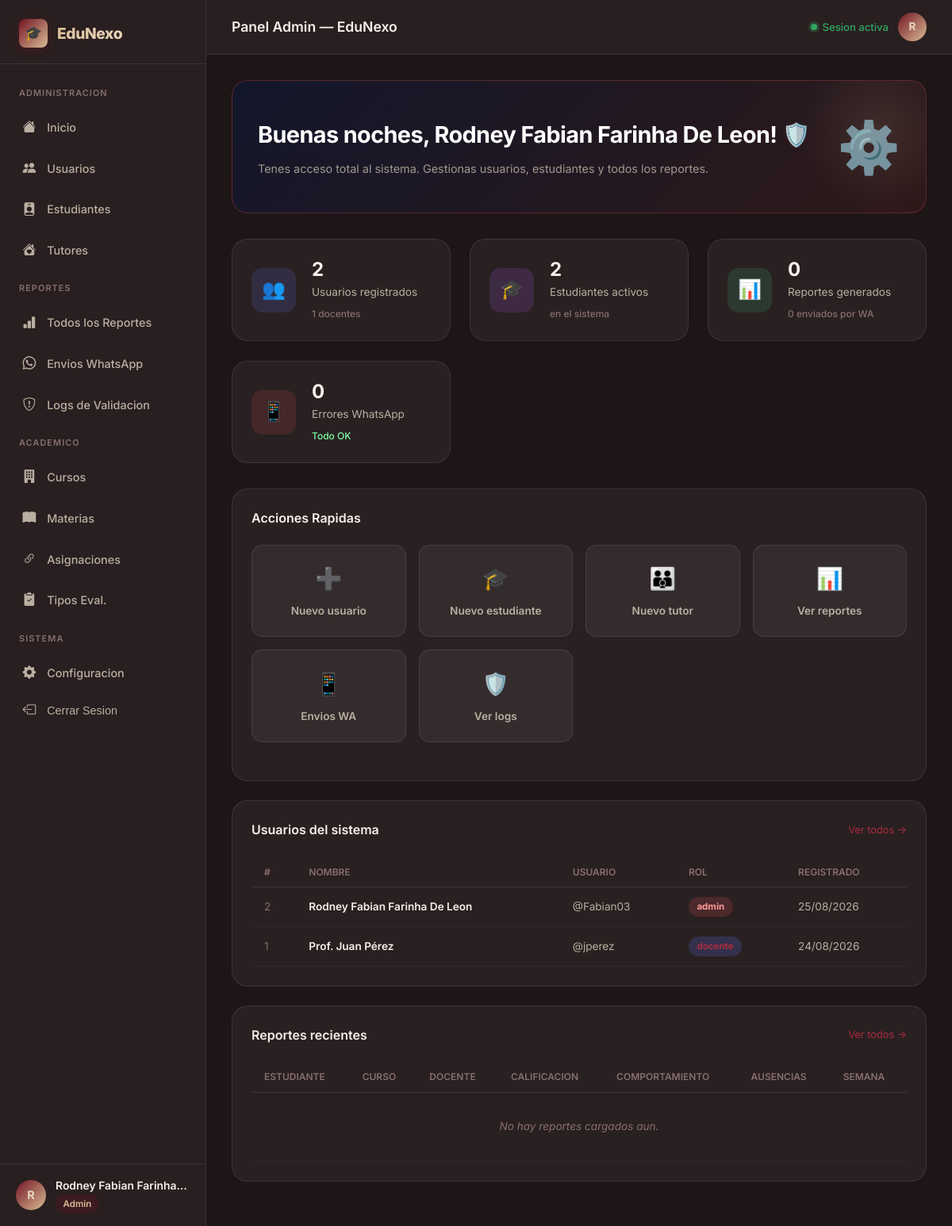
The app's page /dashboard (signed in) with its own data.
### tables this page shows
CREATE TABLE IF NOT EXISTS `usuarios` (
  `id` int NOT NULL AUTO_INCREMENT,
  `nombre` varchar(100) NOT NULL,
  `username` varchar(50) NOT NULL,
  `password` varchar(255) NOT NULL,
  `email` varchar(150) DEFAULT NULL,
  `rol` enum('admin','docente') NOT NULL,
  `created_at` timestamp NULL DEFAULT CURRENT_TIMESTAMP,
  `updated_at` timestamp NULL DEFAULT CURRENT_TIMESTAMP ON UPDATE CURRENT_TIMESTAMP,
  `activo` tinyint(1) DEFAULT '1',
  PRIMARY KEY (`id`),
  UNIQUE KEY `usuario` (`username`)
);

### app/views/dashboard/admin.php (the view, shortened to what this page needs)
<?php
require __DIR__ . '/../layouts/admin_header.php';
$hora    = (int)date('G');
$saludo  = $hora < 12 ? 'Buenos dias' : ($hora < 19 ? 'Buenas tardes' : 'Buenas noches');
?>
<div class="welcome-banner admin-banner">
    <div class="welcome-text">
        <h1><?= $saludo ?>, <?= htmlspecialchars($nombre) ?>! &#128737;&#65039;</h1>
        <p>Tenes acceso total al sistema. Gestionas usuarios, estudiantes y todos los reportes.</p>
    </div>
    <div class="welcome-emoji">&#9881;&#65039;</div>
</div>
<div class="stats-grid">
    <div class="stat-card">
        <div class="stat-icon blue">&#128101;</div>
        <div class="stat-info">
            <div class="stat-value"><?= $stats['total_usuarios'] ?></div>
            <div class="stat-label">Usuarios registrados</div>
            <div class="stat-trend"><?= $stats['total_docentes'] ?> docentes</div>
        </div>
    </div>
    <div class="stat-card">
        <div class="stat-icon purple">&#127891;</div>
        <div class="stat-info">
            <div class="stat-value"><?= $stats['total_estudiantes'] ?></div>
            <div class="stat-label">Estudiantes activos</div>
            <div class="stat-trend">en el sistema</div>
        </div>
    </div>
    <div class="stat-card">
        <div class="stat-icon green">&#128202;</div>
        <div class="stat-info">
            <div class="stat-value"><?= $stats['total_reportes'] ?></div>
            <div class="stat-label">Reportes generados</div>
            <div class="stat-trend"><?= $stats['envios_ok'] ?> enviados por WA</div>
        </div>
    </div>
    <div class="stat-card">
        <div class="stat-icon red">&#128241;</div>
        <div class="stat-info">
            <div class="stat-value"><?= $stats['errores_wa'] ?></div>
            <div class="stat-label">Errores WhatsApp</div>
            <div class="stat-trend <?= $stats['errores_wa'] == 0 ? 'up' : 'down' ?>">
                <?= $stats['errores_wa'] == 0 ? 'Todo OK' : 'Requieren atencion' ?>
            </div>
        </div>
    </div>
</div>
<div class="data-card">
    <div class="data-card-header">
        <span class="data-card-title">Acciones Rapidas</span>
    </div>
    <div class="quick-grid">
        <a href="/edunexo/admin/usuarios" class="quick-btn"><span class="qi">&#10133;</span>Nuevo usuario</a>
        <a href="/edunexo/admin/estudiantes" class="quick-btn"><span class="qi">&#127891;</span>Nuevo estudiante</a>
        <a href="/edunexo/admin/tutores" class="quick-btn"><span class="qi">&#128106;</span>Nuevo tutor</a>
        <a href="/edunexo/admin/reportes" class="quick-btn"><span class="qi">&#128202;</span>Ver reportes</a>
        <a href="/edunexo/admin/envios-wa" class="quick-btn"><span class="qi">&#128241;</span>Envios WA</a>
        <a href="/edunexo/admin/logs" class="quick-btn"><span class="qi">&#128737;&#65039;</span>Ver logs</a>
    </div>
</div>
<div class="data-card">
    <div class="data-card-header">
        <span class="data-card-title">Usuarios del sistema</span>
        <a href="/edunexo/admin/usuarios" class="data-card-link">Ver todos &rarr;</a>
    </div>
    <div style="overflow-x:auto;">
        <table class="tbl">
            <thead>
                <tr>
                    <th>#</th>
                    <th>Nombre</th>
                    <th>Usuario</th>
                    <th>Rol</th>
                    <th>Registrado</th>
                </tr>
            </thead>
            <tbody>
                <?php if (empty($usuarios_recientes)): ?>
                    <tr class="empty-row"><td colspan="5">No hay usuarios registrados aun.</td></tr>
                <?php else: ?>
                    <?php foreach ($usuarios_recientes as $u): ?>
                    <tr>
                        <td style="color:var(--text-muted)"><?= (int)$u['id'] ?></td>
                        <td style="color:var(--text-primary);font-weight:600"><?= htmlspecialchars($u['nombre'], ENT_QUOTES, 'UTF-8') ?></td>
                        <td>@<?= htmlspecialchars($u['usuario'], ENT_QUOTES, 'UTF-8') ?></td>
                        <td>
                            <span class="chip chip-<?= $u['rol'] ?>">
                                <?= $u['rol'] ?>
                            </span>
                        </td>
                        <td><?= date('d/m/Y', strtotime($u['created_at'])) ?></td>
                    </tr>
                    <?php endforeach; ?>
                <?php endif; ?>
            </tbody>
        </table>
    </div>
</div>
<div class="data-card">
    <div class="data-card-header">
        <span class="data-card-title">Reportes recientes</span>
        <a href="/edunexo/admin/reportes" class="data-card-link">Ver todos &rarr;</a>
    </div>
    <div style="overflow-x:auto;">
        <table class="tbl">
            <thead>
                <tr>
                    <th>Estudiante</th>
                    <th>Curso</th>
                    <th>Docente</th>
                    <th>Calificacion</th>
                    <th>Comportamiento</th>
                    <th>Ausencias</th>
                    <th>Semana</th>
                </tr>
            </thead>
            <tbody>
                <?php if (empty($reportes_recientes)): ?>
                    <tr class="empty-row"><td colspan="7">No hay reportes cargados aun.</td></tr>
                <?php endif; ?>
            </tbody>
        </table>
    </div>
</div>
<?php require __DIR__ . '/../layouts/admin_footer.php'; ?>

### app/views/dashboard/admin.php (style rules this page uses)
.welcome-banner.admin-banner { background: linear-gradient(135deg, hsl(230,40%,12%), hsl(0,30%,14%)); border-color: rgba(220,80,80,0.3); padding: 2rem; border-radius: var(--radius-lg); display: flex; justify-content: space-between; align-items: center; margin-bottom: 2rem; border-style: solid; border-width: 1px; }
.welcome-text h1 { margin-bottom: 0.5rem; color: #fff; font-size: 1.8rem; font-weight: 700; }
.welcome-text p { color: var(--text-secondary); margin-bottom: 0; }
.welcome-emoji { font-size: 4rem; opacity: 0.8; }
.stats-grid { display: grid; grid-template-columns: repeat(auto-fit, minmax(240px, 1fr)); gap: 1.5rem; margin-bottom: 2rem; }
.stat-card { background: var(--bg-card); border: 1px solid var(--border); border-radius: var(--radius-lg); padding: 1.5rem; display: flex; align-items: center; gap: 1.25rem; transition: transform 0.3s ease; }
.stat-icon { width: 3.5rem; height: 3.5rem; border-radius: var(--radius-md); display: flex; align-items: center; justify-content: center; font-size: 1.5rem; }
.stat-icon.blue { background: rgba(99,120,255,0.15); color: #879fff; }
.stat-icon.purple { background: rgba(180,99,255,0.15); color: #d19fff; }
.stat-icon.green { background: rgba(60,200,120,0.15); color: #7dffa9; }
.stat-icon.red { background: rgba(220,80,80,0.15); color: #ff9a9a; }
.stat-info { display: flex; flex-direction: column; }
.stat-value { font-size: 1.5rem; font-weight: 700; color: var(--text-primary); line-height: 1.2; }
.stat-label { font-size: 0.85rem; color: var(--text-secondary); margin-top: 0.2rem; }
.stat-trend { font-size: 0.75rem; color: var(--text-muted); margin-top: 0.4rem; }
.stat-trend.up { color: #7dffa9; }
.quick-grid { display: grid; grid-template-columns: repeat(auto-fill, minmax(155px, 1fr)); gap: 1rem; margin-bottom: 1.5rem; }
.quick-btn { display: flex; flex-direction: column; align-items: center; justify-content: center; gap: .5rem; padding: 1.3rem 1rem; background: var(--bg-card); border: 1px solid var(--border); border-radius: var(--radius-md); color: var(--text-secondary); font-size: .85rem; font-weight: 600; text-decoration: none; transition: all 0.3s ease; }
.quick-btn .qi { font-size: 1.7rem; }
.data-card { background: var(--bg-card); border: 1px solid var(--border); border-radius: var(--radius-lg); padding: 1.5rem; margin-bottom: 1.5rem; }
.data-card-header { display: flex; justify-content: space-between; align-items: center; margin-bottom: 1.25rem; }
.data-card-title { font-size: 1rem; font-weight: 600; color: var(--text-primary); }
.data-card-link { font-size: .8rem; color: var(--primary-light); text-decoration: none; }
.tbl { width: 100%; border-collapse: collapse; font-size: .85rem; }
.tbl th { color: var(--text-muted); font-weight: 600; padding: .6rem 1rem; text-align: left; border-bottom: 1px solid var(--border); font-size: .75rem; text-transform: uppercase; }
.tbl td { padding: .75rem 1rem; border-bottom: 1px solid rgba(255,255,255,.04); color: var(--text-secondary); vertical-align: middle; }
.chip { padding: .2rem .65rem; border-radius: 999px; font-size: .72rem; font-weight: 700; display: inline-block; }
.chip-admin { background: rgba(220,80,80,.2); color: #ff9a9a; }
.chip-docente { background: rgba(99,120,255,.2); color: var(--primary-light); }
.empty-row td { text-align: center; padding: 2rem; color: var(--text-muted); font-style: italic; }

### records on screen
usuarios: id "2", nombre "Rodney Fabian Farinha De Leon", username "Fabian03", rol "admin", created_at "25/08/2026"
usuarios: id "1", nombre "Prof. Juan Pérez", username "jperez", rol "docente", created_at "24/08/2026"

### other values on screen
$inicial "R"
$nombre "Rodney Fabian Farinha…"
$pageTitle "Panel Admin — EduNexo"
$nombre "Rodney Fabian Farinha De Leon"
$stats['total_usuarios'] "2"
$stats['total_docentes'] "1"
$stats['total_estudiantes'] "2"
$stats['total_reportes'] "0"
$stats['envios_ok'] "0"
$stats['errores_wa'] "0"
